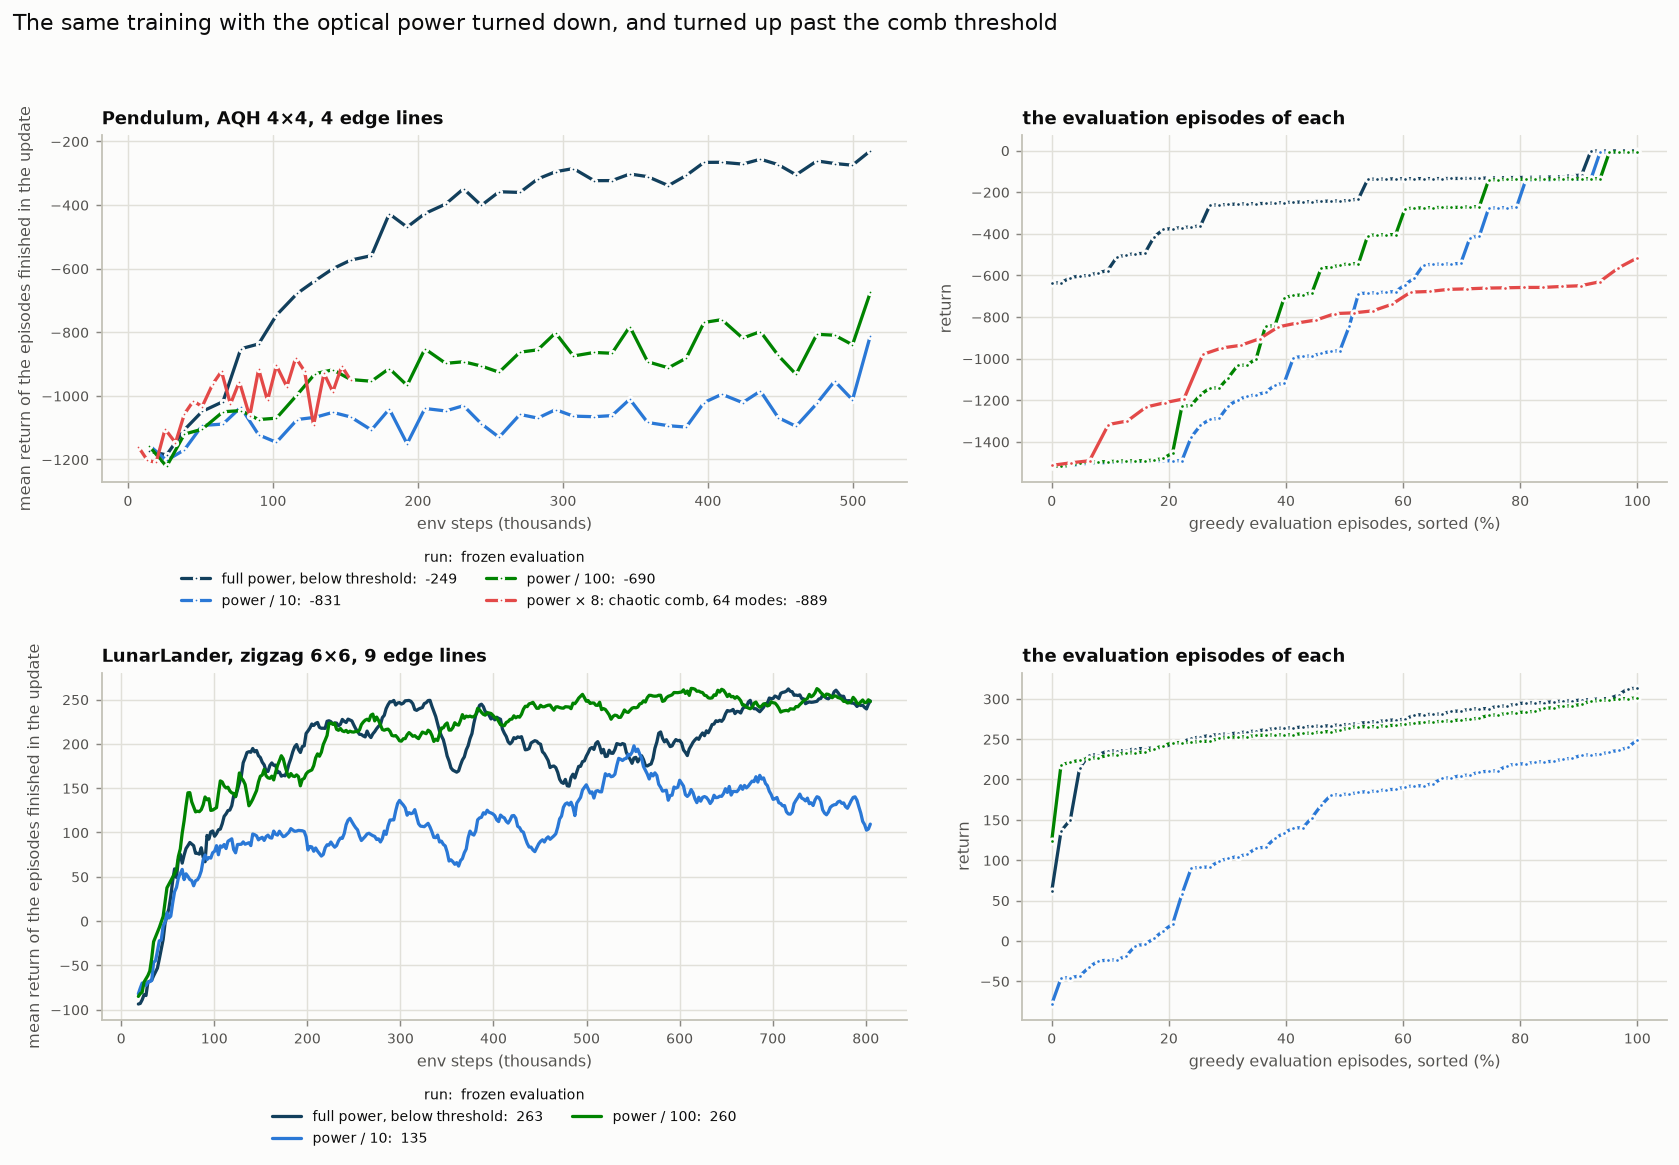

Source code (Python):
"""
Does the lattice compute, or does detecting powers suffice? The same training with the optical power turned down.

    python lattice_results/characterization/07_power_control.py   (from the repository root)

Pump and tones are scaled together (F0^2 and eps^2 by 1/10 and 1/100), so the drive keeps its shape and every four-wave
mixing product weakens with it; the features are standardised before the readout, so nothing else changes. In the
limit the lattice is linear and each edge line is the square of its own tone, (1 + s_k)^2: powers without any mixing
between the inputs. Also shown: the same lattice ABOVE the comb threshold (topo_chaos, 64 modes per ring).
From the result files of finished runs: Pendulum (AQH 4 x 4) and, once finished, LunarLander (zigzag 6 x 6).
"""

import json, os, sys
import numpy as np
import matplotlib
matplotlib.use("Agg")
import matplotlib.pyplot as plt

sys.path.insert(0, os.path.join(os.path.dirname(os.path.abspath(__file__)), "..", ".."))
DIRS = {"Pendulum": "lattice_results/aqh_44_results", "LunarLander": "lattice_results/aqh_66zigzag_results/pattern_free"}     # lattice runs
from microring import plot_style as ps

ps.apply()
RUNS = [("mr_topo", "full power, below threshold", ps.NAVY), ("mr_topo_p0.1", "power / 10", ps.BLUE), ("mr_topo_p0.01", "power / 100", ps.GREEN),
        ("mr_topo_chaos", "power × 8: chaotic comb, 64 modes", ps.RED), ("linear", "no lattice: linear on the inputs", ps.AXIS)]


def load(env, name):
    path = f"{DIRS[env]}/{name}_seed0.json"
    return json.load(open(path)) if os.path.exists(path) else None


def panel(ax_c, ax_e, env, title):
    found = [(load(env, n), lab, col) for n, lab, col in RUNS]
    for r, lab, col in found:
        if r is None:
            continue
        x = np.array([u["env_steps"] for u in r["updates"]]) / 1e3
        y = np.array([u["mean_return"] for u in r["updates"]], dtype=float)
        ok = ~np.isnan(y)
        if ok.sum() > 120:                                      # many noisy updates: a running mean
            ax_c.plot(x[ok][7:-7], np.convolve(y[ok], np.ones(15) / 15, mode="valid"), color=col, lw=1.8, label=f"{lab}:  {r['eval']['mean']:.0f}")
        else:
            ax_c.plot(x[ok], y[ok], color=col, lw=1.8, marker="o", ms=2.5, label=f"{lab}:  {r['eval']['mean']:.0f}")
        ret = np.sort(r["eval"]["returns"])
        ax_e.plot(np.linspace(0, 100, len(ret)), ret, color=col, lw=1.8, marker="o", ms=3)
    ax_c.set_xlabel("env steps (thousands)", fontsize=9); ax_c.set_ylabel("mean return of the episodes finished in the update", fontsize=9)
    ax_c.legend(fontsize=8, frameon=False, loc="upper center", bbox_to_anchor=(0.5, -0.16), ncol=2, title="run:  frozen evaluation", title_fontsize=8)
    ax_c.set_title(title, fontsize=10)
    ax_e.set_xlabel("greedy evaluation episodes, sorted (%)", fontsize=9); ax_e.set_ylabel("return", fontsize=9)
    ax_e.set_title("the evaluation episodes of each", fontsize=10)
    return [lab for r, lab, _ in found if r is not None]


envs = [("Pendulum", "Pendulum, AQH 4×4, 4 edge lines")]
if load("LunarLander", "mr_topo_p0.1") and load("LunarLander", "mr_topo_p0.01"):
    envs.append(("LunarLander", "LunarLander, zigzag 6×6, 9 edge lines"))
fig, ax = plt.subplots(len(envs), 2, figsize=(13, 4.6 * len(envs)), squeeze=False, gridspec_kw=dict(width_ratios=[1.25, 1]))
fig.suptitle("The same training with the optical power turned down, and turned up past the comb threshold", x=0.01, ha="left", fontsize=12)
for (env, title), row in zip(envs, ax):
    print(env, panel(row[0], row[1], env, title))
for x in ax.ravel():
    x.tick_params(labelsize=8)
fig.tight_layout(rect=(0, 0, 1, 0.95 if len(envs) == 2 else 0.91))
out = "lattice_results/characterization/07_power_control.png"
fig.savefig(out, dpi=130)
print("saved", out)
